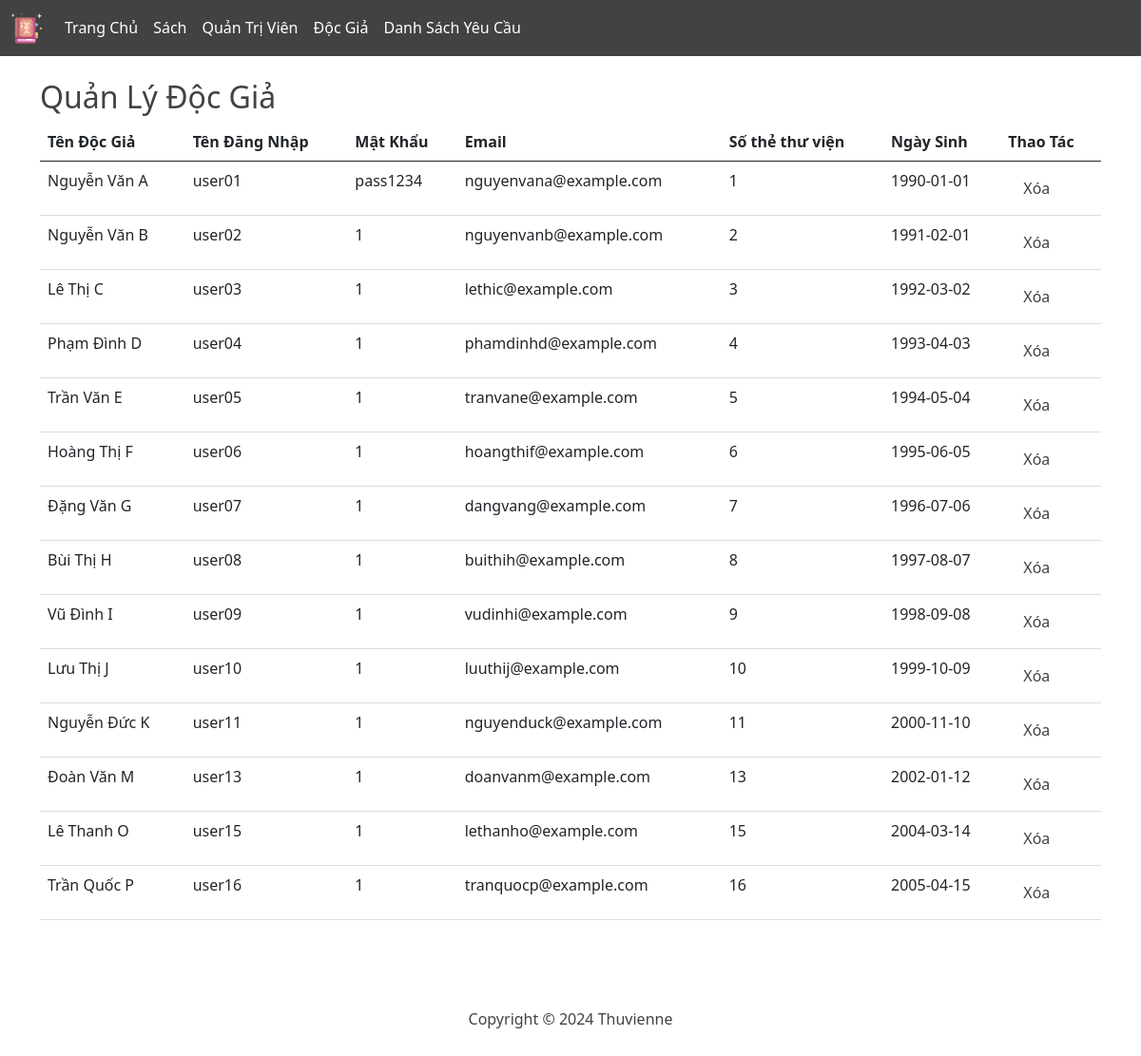
/pages/admin/manage_docgia.php, run on the app's committed database.
### tables this page shows
CREATE TABLE `tk_docgia` (
  `USERNAME_DG` varchar(30) NOT NULL,
  `STT_THETV` int(11) NOT NULL,
  `TEN_LOAI` char(10) DEFAULT NULL,
  `TEN_DG` varchar(20) NOT NULL,
  `EMAIL_DG` varchar(30) NOT NULL,
  `NGAYSINH_DG` date NOT NULL,
  `PASSWORD_DG` char(10) NOT NULL,
  `DIEM` int DEFAULT 0
);

CREATE TABLE `the_thu_vien` (
  `STT_THETV` int(11) NOT NULL,
  `USERNAME_DG` varchar(30) NOT NULL,
  `NGAY_LAPTHE` date NOT NULL,
  `NGAY_HETHAN` date NOT NULL
);

### public/pages/admin/manage_docgia.php (the view)
<?php
require __DIR__ . '/../../../src/db/db_connect.php';
try {
    $query = "
        SELECT *
        FROM tk_docgia
        join   the_thu_vien on tk_docgia.USERNAME_DG= the_thu_vien.USERNAME_DG
    ";
    $stmt = $pdo->query($query);
    $dgs = $stmt->fetchAll(PDO::FETCH_ASSOC);
} catch (PDOException $e) {
    echo "Lỗi: " . $e->getMessage();
    exit();
}
?>
<!DOCTYPE html>
<html lang="en">
<?php require __DIR__ . '/../../../src/partials/header.php' ?>
<body>
    <?php require __DIR__ . '/../../../src/partials/sub-header--admin.php' ?>
    <main class="container mt-4">
        <h2>Quản Lý Độc Giả</h2>
        <table class="table">
            <thead>
                <tr>
                    <th>Tên Độc Giả</th>
                    <th>Tên Đăng Nhập</th>
                    <th>Mật Khẩu</th>
                    <th>Email</th>
                    <th>Số thẻ thư viện</th>
                    <th>Ngày Sinh</th>
                    <th>Thao Tác</th>
                </tr>
            </thead>
            <tbody>
                <?php foreach ($dgs as $dg) : ?>
                    <tr>
                        <td><?= htmlspecialchars($dg['TEN_DG']) ?></td>
                        <td><?= htmlspecialchars($dg['USERNAME_DG']) ?></td>
                        <td><?= htmlspecialchars($dg['PASSWORD_DG']) ?></td>
                        <td><?= htmlspecialchars($dg['EMAIL_DG']) ?></td>
                        <td><?= htmlspecialchars($dg['STT_THETV']) ?></td>
                        <td><?= htmlspecialchars($dg['NGAYSINH_DG']) ?></td>
                        <td>
                            <a style="float: left;" class="nav-link col" href="/admin/thaotac/delete_docgia/?id=<?= $dg['USERNAME_DG'] ?>" onclick="return confirm('Bạn có chắc chắn muốn xóa không?');">Xóa</a>
                        </td>
                    </tr>
                <?php endforeach; ?>
            </tbody>
        </table>
    </main>
    <?php require __DIR__ . '/../../../src/partials/footer.php' ?>
</body>
</body>
</html>

### data on the page
tk_docgia: TEN_DG "Nguyễn Văn A", STT_THETV.USERNAME_DG "user01", PASSWORD_DG "pass1234", EMAIL_DG "nguyenvana@example.com", STT_THETV.STT_THETV "1", NGAYSINH_DG "1990-01-01"
tk_docgia: TEN_DG "Nguyễn Văn B", STT_THETV.USERNAME_DG "user02", PASSWORD_DG "1", EMAIL_DG "nguyenvanb@example.com", STT_THETV.STT_THETV "2", NGAYSINH_DG "1991-02-01"
tk_docgia: TEN_DG "Lê Thị C", STT_THETV.USERNAME_DG "user03", PASSWORD_DG "1", EMAIL_DG "lethic@example.com", STT_THETV.STT_THETV "3", NGAYSINH_DG "1992-03-02"
tk_docgia: TEN_DG "Phạm Đình D", STT_THETV.USERNAME_DG "user04", PASSWORD_DG "1", EMAIL_DG "phamdinhd@example.com", STT_THETV.STT_THETV "4", NGAYSINH_DG "1993-04-03"
tk_docgia: TEN_DG "Trần Văn E", STT_THETV.USERNAME_DG "user05", PASSWORD_DG "1", EMAIL_DG "tranvane@example.com", STT_THETV.STT_THETV "5", NGAYSINH_DG "1994-05-04"
tk_docgia: TEN_DG "Hoàng Thị F", STT_THETV.USERNAME_DG "user06", PASSWORD_DG "1", EMAIL_DG "hoangthif@example.com", STT_THETV.STT_THETV "6", NGAYSINH_DG "1995-06-05"
tk_docgia: TEN_DG "Đặng Văn G", STT_THETV.USERNAME_DG "user07", PASSWORD_DG "1", EMAIL_DG "dangvang@example.com", STT_THETV.STT_THETV "7", NGAYSINH_DG "1996-07-06"
tk_docgia: TEN_DG "Bùi Thị H", STT_THETV.USERNAME_DG "user08", PASSWORD_DG "1", EMAIL_DG "buithih@example.com", STT_THETV.STT_THETV "8", NGAYSINH_DG "1997-08-07"
tk_docgia: TEN_DG "Vũ Đình I", STT_THETV.USERNAME_DG "user09", PASSWORD_DG "1", EMAIL_DG "vudinhi@example.com", STT_THETV.STT_THETV "9", NGAYSINH_DG "1998-09-08"
tk_docgia: TEN_DG "Lưu Thị J", STT_THETV.USERNAME_DG "user10", PASSWORD_DG "1", EMAIL_DG "luuthij@example.com", STT_THETV.STT_THETV "10", NGAYSINH_DG "1999-10-09"
tk_docgia: TEN_DG "Nguyễn Đức K", STT_THETV.USERNAME_DG "user11", PASSWORD_DG "1", EMAIL_DG "nguyenduck@example.com", STT_THETV.STT_THETV "11", NGAYSINH_DG "2000-11-10"
tk_docgia: TEN_DG "Đoàn Văn M", STT_THETV.USERNAME_DG "user13", PASSWORD_DG "1", EMAIL_DG "doanvanm@example.com", STT_THETV.STT_THETV "13", NGAYSINH_DG "2002-01-12"
tk_docgia: TEN_DG "Lê Thanh O", STT_THETV.USERNAME_DG "user15", PASSWORD_DG "1", EMAIL_DG "lethanho@example.com", STT_THETV.STT_THETV "15", NGAYSINH_DG "2004-03-14"
tk_docgia: TEN_DG "Trần Quốc P", STT_THETV.USERNAME_DG "user16", PASSWORD_DG "1", EMAIL_DG "tranquocp@example.com", STT_THETV.STT_THETV "16", NGAYSINH_DG "2005-04-15"
